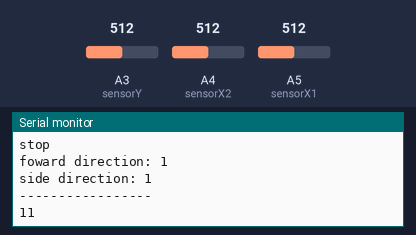
The sketch below on a simulated Arduino Uno, built with avr-gcc and run on an emulated ATmega328P. On the bench: the last lines printed to the serial monitor. The test bench sets the inputs (shaded band); at power-on: A3 (sensorY) = 512, A4 (sensorX2) = 512, A5 (sensorX1) = 512. No radio packets arrive unless stated.

Above: at 1.8 s.
1.9 s: A3 (sensorY) set to 716
At 2.8 s:
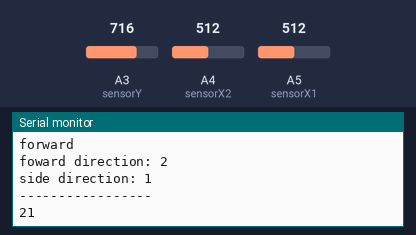
4.5 s: A4 (sensorX2) set to 1023
At 5.6 s:
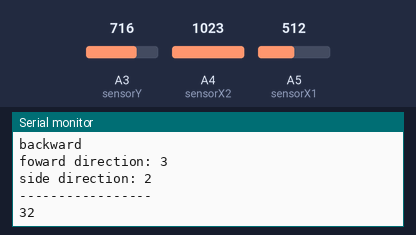
7.6 s: A5 (sensorX1) set to 716
9.1 s: A4 (sensorX2) set to 900
10.6 s: A3 (sensorY) set to 900
At 11.9 s:
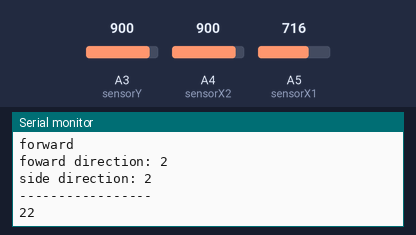
12.1 s: A5 (sensorX1) set to 900
At 12.7 s:
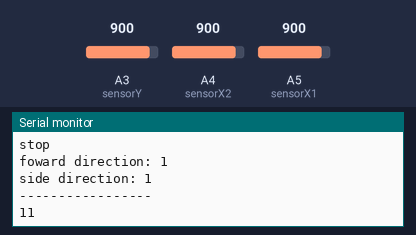
Timing chart, 0 to 14.6 s (numbered marks = the images above; inputs shaded):
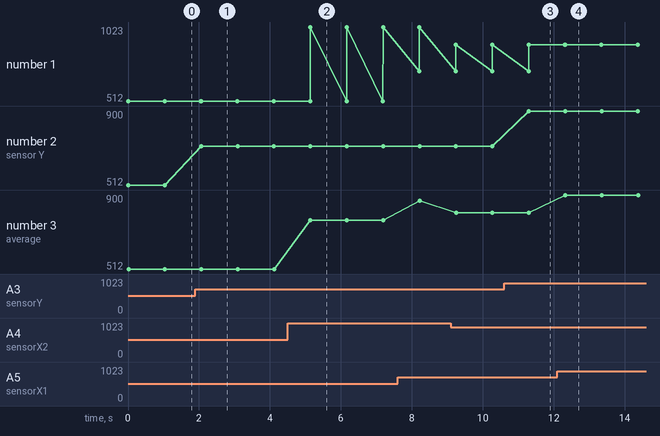

Measured:
- after the input at 1.9 s, the serial monitor: prints a new line after 0.16 s (image 1)
- after the input at 4.5 s, the serial monitor: prints a new line after 0.64 s (image 2)
- after the input at 10.6 s, the serial monitor: prints a new line after 0.70 s (image 3)
- after the input at 12.1 s, the serial monitor: prints a new line after 0.21 s (image 4)
- plotted number 1: 512 → 1023 after the input at 4.5 s, 1023 → 900 after the input at 9.1 s
- plotted number 2: 512 → 716 after the input at 1.9 s
- plotted number 3: 512 → 767.5 after the input at 4.5 s, 767.5 → 869.5 after the input at 7.6 s, 869.5 → 808 after the input at 9.1 s

The sketch:

photocontroller_node.ino
```cpp
/*
  adding turn functionality
  using three photoresistors to follow a light source.

  Tony Askar
  10/4/2014
  link: http://playground.arduino.cc/Learning/PhotoResistor

 */

#include <SPI.h>
#include "nRF24L01.h"
#include "RF24.h"
//#include "printf.h"

// Hardware configuration: Set up nRF24L01 radio on SPI bus plus pins 7 & 8
RF24 radio(9, 10);

byte addresses[][6] = {"1Node","2Node"};

// Photoresistors variables
int sensorX1 = 5;  //define a pin for Photo resistor
int sensorX2 = 4;
int sensorY = 3;
double valueX1;
double valueX2;
double valueY;


void setup(){
  Serial.begin(57600);

  // Setup and configure rf radio
  radio.begin();                          // Start up the radio
  radio.setAutoAck(1);                    // Ensure autoACK is enabled
  radio.setRetries(15,15);                // Max delay between retries & number of retries
  radio.openWritingPipe(addresses[1]);
  radio.openReadingPipe(1,addresses[0]);

  radio.startListening();                 // Start listening
//  radio.printDetails();                   // Dump the configuration of the rf unit for debugging

  radio.openWritingPipe(addresses[0]);
  radio.openReadingPipe(1,addresses[1]);
  radio.stopListening();                  // now stop listening so we can talk.
}

void loop(){
  valueX1 = analogRead(sensorX1);  // Top left corner of T
  valueX2 = analogRead(sensorX2);  // Top right corner of T
  valueY = analogRead(sensorY);    // Bottom of T

  Serial.print("sensor X1: ");
  Serial.println(valueX1);
  Serial.print("sensor X2: ");
  Serial.println(valueX2);
  Serial.print("sensor Y: ");
  Serial.println(valueY);
  Serial.println();

  double top_average = (valueX1 + valueX2)/2.0;
  Serial.print("average: ");
  Serial.println(top_average);

  int f_dir = find_direction(valueY, top_average);
  int t_dir = find_horizontal_direction(valueX1, valueX2);
  Serial.print("foward direction: ");
  Serial.println(f_dir);
  Serial.print("side direction: ");
  Serial.println(t_dir);


  int dir_to_send = (f_dir * 10) + t_dir;
  Serial.println("-----------------");
  Serial.println(dir_to_send);

  radio.write( &dir_to_send, sizeof(int) );

  delay(1000);
  Serial.println("----------------------------------------------------------");

}

int find_direction(float sensorValue1, float sensorValue2){
  // return values: stop, forward, backward
  int return_dir;
  int delta_to_stop = 30;
  float intensity_difference = sensorValue1 - sensorValue2;

  if(abs(intensity_difference) < delta_to_stop){
    Serial.println("stop");
    return_dir = 1;
  }
  else if (sensorValue1 > sensorValue2){
    Serial.println("forward");
    return_dir = 2;
  }
  else {
    Serial.println("backward");
    return_dir = 3;
  }
  return return_dir;
}


int find_horizontal_direction(double valueX1, double valueX2){
  int delta_to_go_straight = 60;
  double intensity_difference = valueX1 - valueX2;
  int turn_dir;

  if (abs(intensity_difference) < delta_to_go_straight) {
//    Serial.println("going straight");
    turn_dir = 1;
  }
  else if (valueX1 < valueX2) {
//    Serial.println("turning left");
    turn_dir = 2;
  }
  else {
//    Serial.println("turning right");
    turn_dir = 3;
  }
  return turn_dir;
}
```
